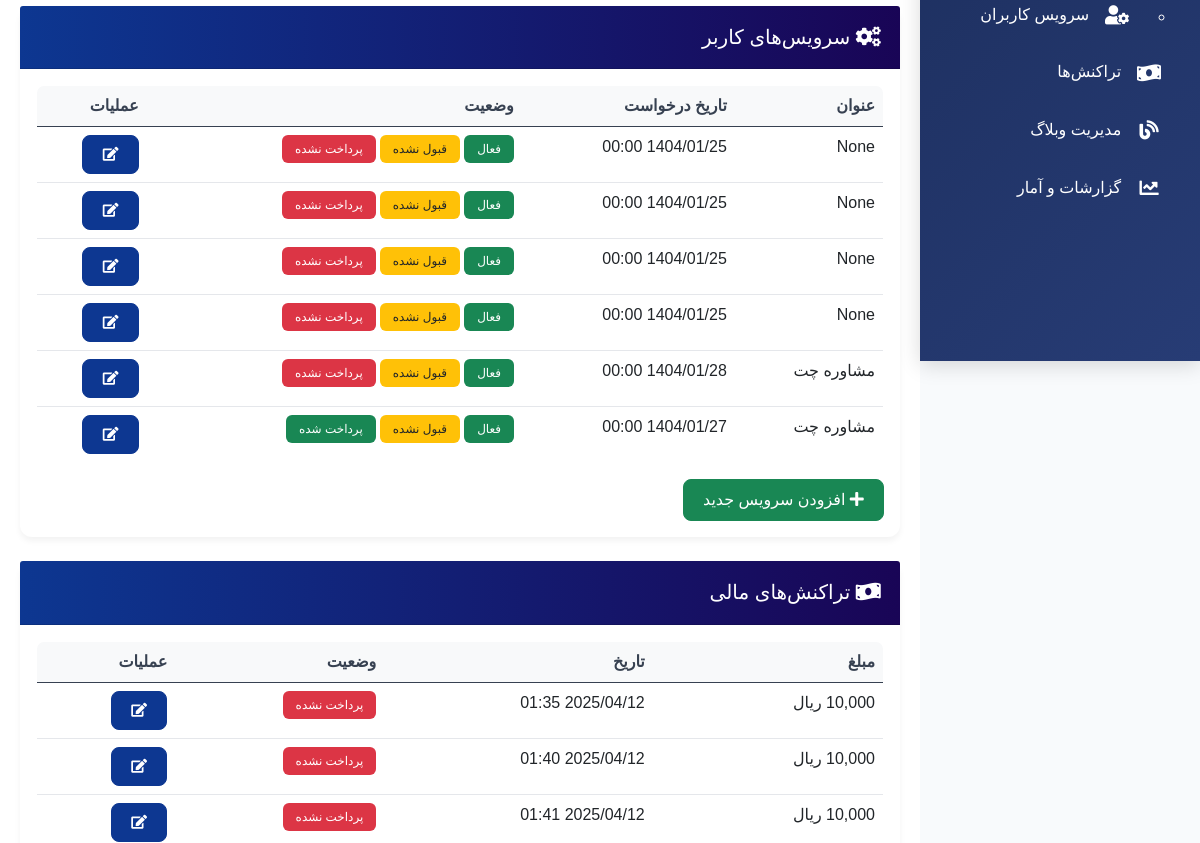
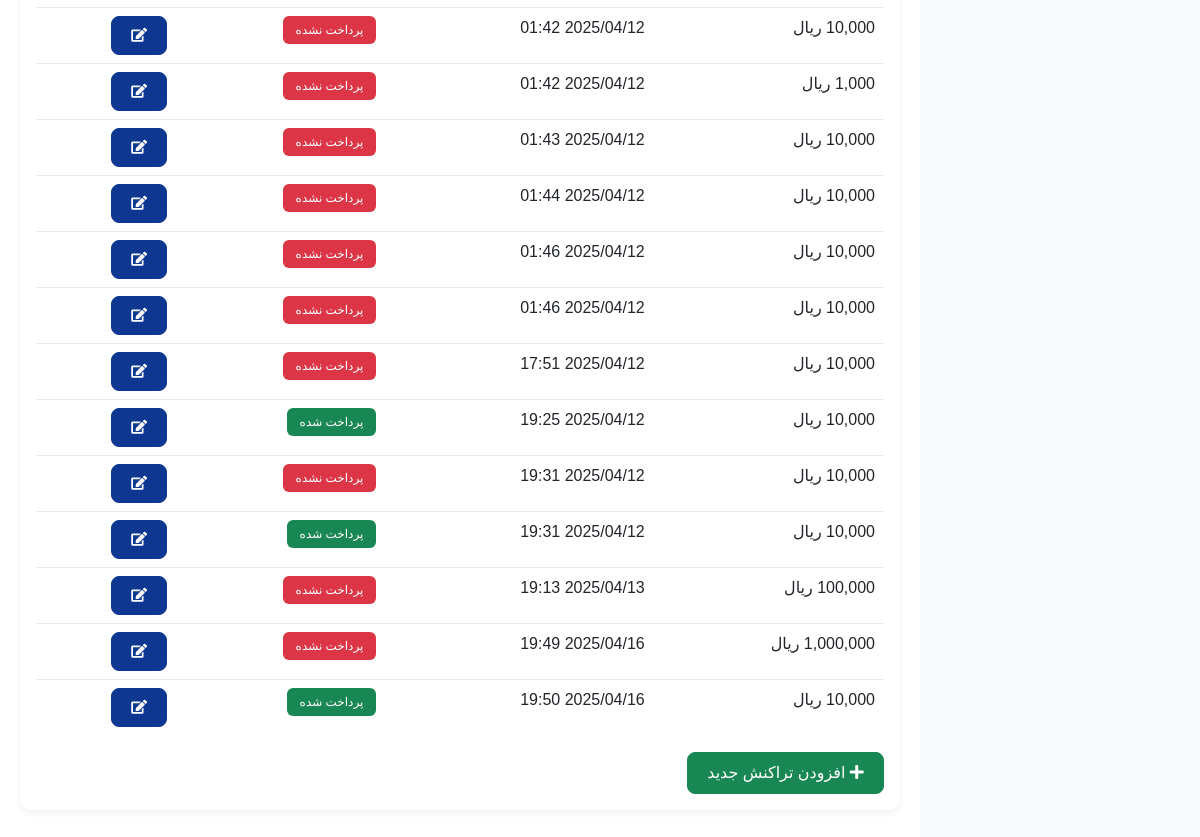
The app's page /adminpanel/admin-userinfo/1/ (signed in, lower part), older data (2 pictures, top to bottom).
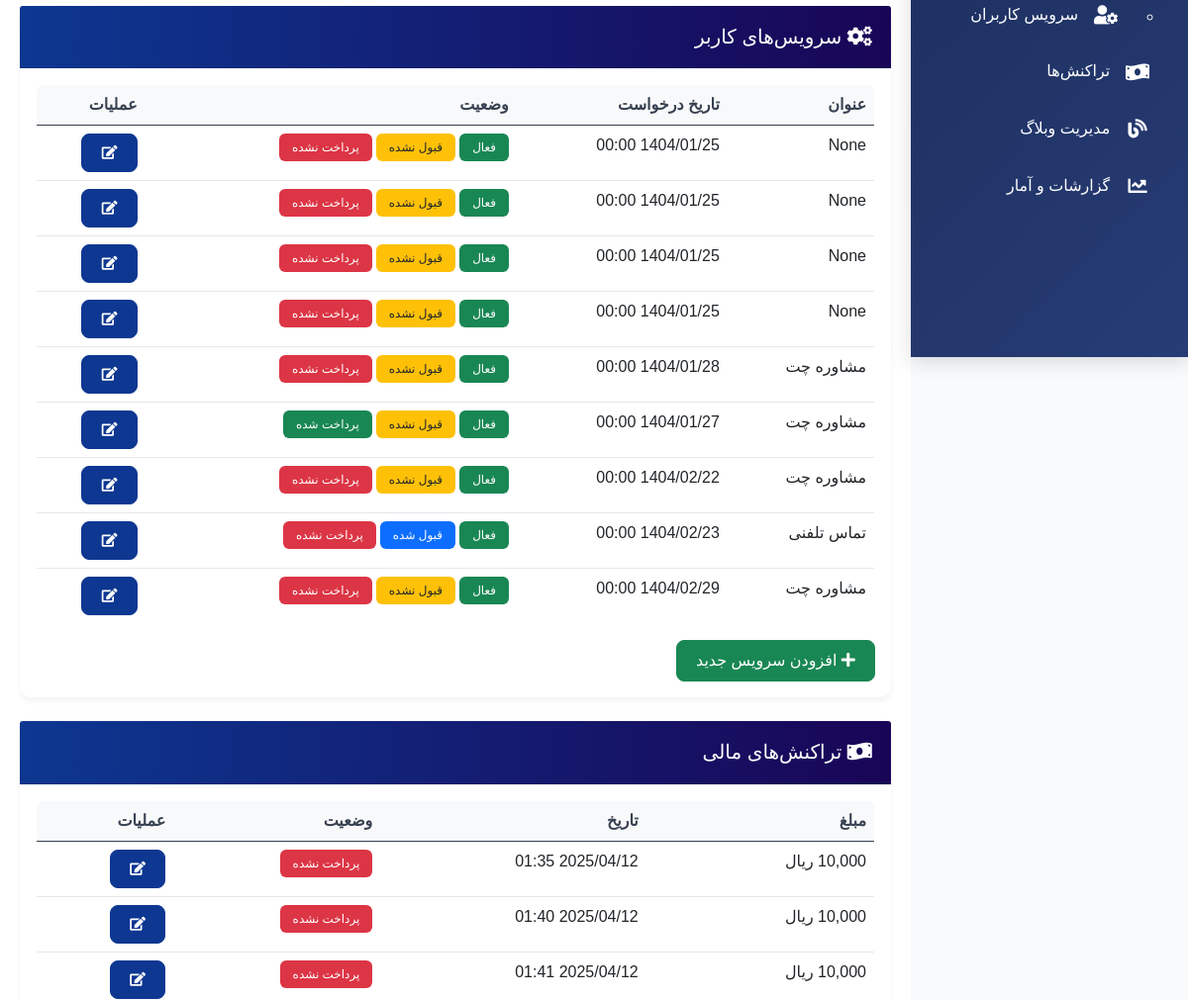
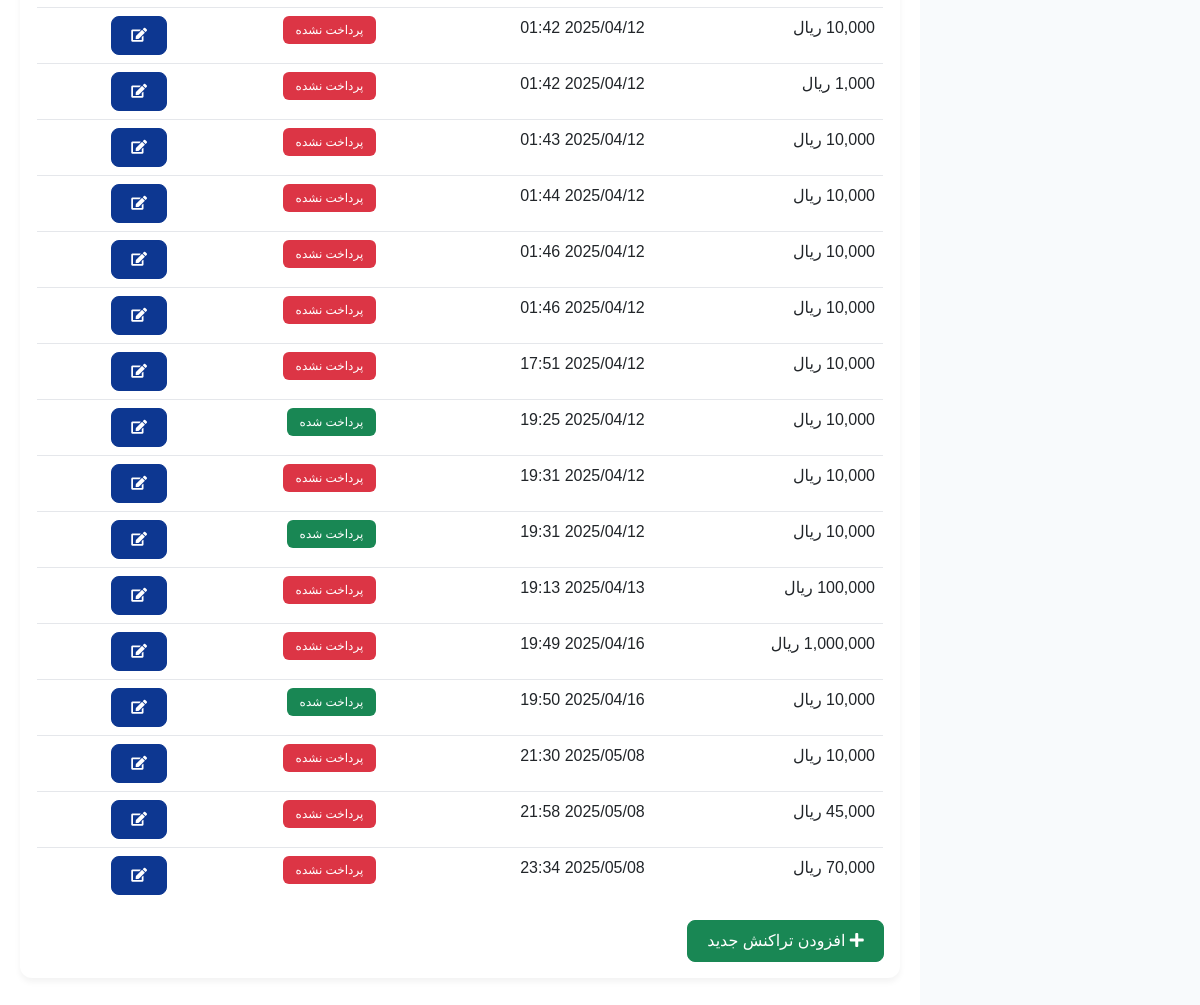
The same page, newer data (2 pictures, top to bottom).
### service/models.py (models this page shows)
class UserServiceRequest(models.Model):
    user = models.ForeignKey(Client, on_delete=models.CASCADE)
    service = models.ForeignKey(Service, on_delete=models.CASCADE)
    start_date = models.DateTimeField()
    end_date = models.DateTimeField()
    title = models.CharField(max_length=500,null=True,blank=True)
    description = models.TextField(null=True, blank=True)
    is_active = models.BooleanField(default=True)
    is_accepted = models.BooleanField(default=False)
    is_paid = models.BooleanField(default=False)
    created_at = models.DateTimeField(default=timezone.now)
    attachment = models.FileField(upload_to='service_attachments/', null=True, blank=True,
                                validators=[FileExtensionValidator(allowed_extensions=['jpg', 'jpeg', 'png', 'pdf', 'doc', 'docx','zip'])])  # حداکثر حجم 50 مگابایت

### payment/models.py (models this page shows)
class Payment(models.Model):
    user = models.ForeignKey(Client, on_delete=models.CASCADE)
    service_request = models.ForeignKey(UserServiceRequest, on_delete=models.CASCADE)
    amount = models.BigIntegerField()  # Changed from DecimalField to BigIntegerField
    transaction_type = models.CharField(max_length=10, choices=[('deposit', 'Deposit'), ('withdraw', 'Withdraw')])
    created_at = models.DateTimeField(auto_now_add=True)
    authority = models.CharField(max_length=255, blank=True, null=True)
    is_paid = models.BooleanField(default=False)

### users/admin/admin_panel.py (the view)
# urls.py: path('admin-userinfo/<int:id>/',admin_userinfo,name='admin_userinfo'),
@login_required
@user_passes_test(is_admin)
def admin_userinfo(request,id):
    user = get_object_or_404(Client, id=id)
    user_services = UserServiceRequest.objects.filter(user=user)
    payments = Payment.objects.filter(user=user)
    available_services = Service.objects.all()
    context = {
        'user': user,
        'user_services': user_services,
        'payments': payments,
        'available_services': available_services,
    }
    return render(request, 'users/admin_userinfo.html', context)

### users/admin/admin_panel.py (called while the page is built)
def is_admin(user):
    return user.is_superuser or user.is_staff

### users/templates/users/admin_userinfo.html (shortened to what the changed rows need)
<!DOCTYPE html>
<html lang="fa" dir="rtl">
<head>
    <link rel="stylesheet" href="https://cdn.jsdelivr.net/npm/bootstrap@5.0.2/dist/css/bootstrap.rtl.min.css">
    <link rel="stylesheet" href="https://cdnjs.cloudflare.com/ajax/libs/font-awesome/5.15.4/css/all.min.css">
    <link rel="stylesheet" href="https://unpkg.com/persian-datepicker@1.2.0/dist/css/persian-datepicker.min.css">
</head>
<body>
    {% load static %}
    {% load humanize %}
    <div class="admin-panel">
    <div class="main-content">
        <div class="card mb-4">
            <div class="card-body">
                {% if user_services %}
                <div class="table-responsive">
                    <table class="table table-hover">
                        <thead>
                            <tr>
                                <th>عنوان</th>
                                <th>تاریخ درخواست</th>
                                <th>وضعیت</th>
                                <th>عملیات</th>
                            </tr>
                        </thead>
                        <tbody>
                            {% for service in user_services %}
                            <tr>
                                <td>{{ service.title }}</td>
                                <td>{{ service.start_date|date:"Y/m/d H:i" }}</td>
                                <td>
                                    {% if service.is_active %}
                                    <span class="badge bg-success">فعال</span>
                                    {% else %}
                                    <span class="badge bg-secondary">غیرفعال</span>
                                    {% endif %}
                                    {% if service.is_accepted %}
                                    <span class="badge bg-primary">قبول شده</span>
                                    {% else %}
                                    <span class="badge bg-warning text-dark">قبول نشده</span>
                                    {% endif %}
                                    {% if service.is_paid %}
                                    <span class="badge bg-success">پرداخت شده</span>
                                    {% else %}
                                    <span class="badge bg-danger">پرداخت نشده</span>
                                    {% endif %}
                                </td>
                                <td>
                                    <a href="{% url 'admin_userupdate_service' service.id %}" class="btn btn-sm btn-primary">
                                        <i class="fas fa-edit"></i>
                                    </a>
                                </td>
                            </tr>
                            {% endfor %}
                        </tbody>
                    </table>
                </div>
                {% else %}
                <div class="alert alert-info">هیچ سرویسی یافت نشد</div>
                {% endif %}
            </div>
        </div>
        <div class="card mb-4">
            <div class="card-body">
                {% if payments %}
                <div class="table-responsive">
                    <table class="table table-hover">
                        <thead>
                            <tr>
                                <th>مبلغ</th>
                                <th>تاریخ</th>
                                <th>وضعیت</th>
                                <th>عملیات</th>
                            </tr>
                        </thead>
                        <tbody>
                            {% for payment in payments %}
                            <tr>
                                <td>{% if payment.amount %}{{ payment.amount|intcomma }} ریال{% else %}نامشخص{% endif %}</td>
                                <td>{{ payment.created_at|date:"Y/m/d H:i" }}</td>
                                <td>
                                    {% if payment.is_paid %}
                                    <span class="badge bg-success">پرداخت شده</span>
                                    {% else %}
                                    <span class="badge bg-danger">پرداخت نشده</span>
                                    {% endif %}
                                </td>
                                <td>
                                    <button class="btn btn-sm btn-primary">
                                        <i class="fas fa-edit"></i>
                                    </button>
                                </td>
                            </tr>
                            {% endfor %}
                        </tbody>
                    </table>
                </div>
                {% else %}
                <div class="alert alert-info">هیچ تراکنشی یافت نشد</div>
                {% endif %}
            </div>
        </div>
    </div>
</body>
</html>

Row changes from the older to the newer data that the page shows:
added UserServiceRequest: title "مشاوره چت", start_date "1404/02/22 00:00", is_active "فعال", is_accepted "قبول نشده", is_paid "پرداخت نشده"
added UserServiceRequest: title "تماس تلفنی", start_date "1404/02/23 00:00", is_active "فعال", is_accepted "قبول شده", is_paid "پرداخت نشده"
added UserServiceRequest: title "مشاوره چت", start_date "1404/02/29 00:00", is_active "فعال", is_accepted "قبول نشده", is_paid "پرداخت نشده"
added Payment: created_at "2025/05/08 21:30", is_paid "پرداخت نشده"
added Payment: amount "45,000", created_at "2025/05/08 21:58", is_paid "پرداخت نشده"
added Payment: amount "70,000", created_at "2025/05/08 23:34", is_paid "پرداخت نشده"
